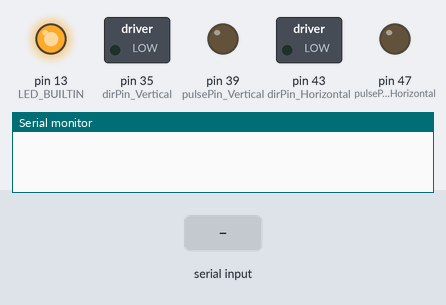
This sketch was run on a simulated Arduino Mega 2560, built with avr-gcc and run on an emulated ATmega2560. On the bench: switched loads named in the sketch (green lamp = pin HIGH), output pins drawn as LEDs (lit = HIGH), the last lines printed to the serial monitor. Inputs (shaded band) come from the test bench.

Above: at 1.2 s.
1.3 s: "stop 150\n" received over Serial
At 1.7 s:
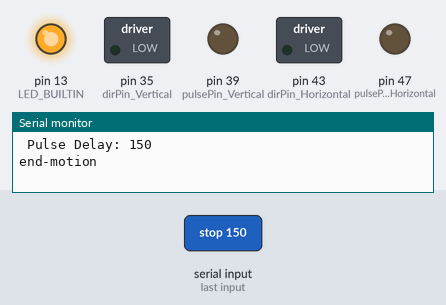
2.9 s: "L 1\n" received over Serial
At 3.3 s:
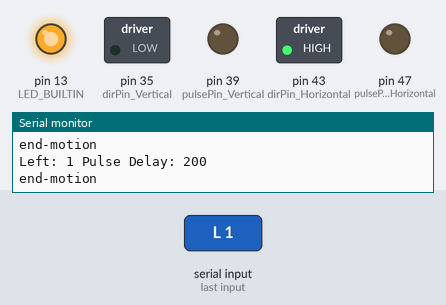
4.4 s: "U\n" received over Serial
At 5.6 s:
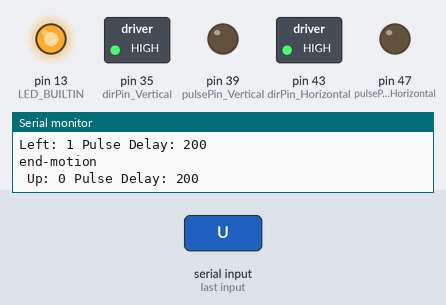
5.9 s: "R 1\n" received over Serial
At 6.8 s:
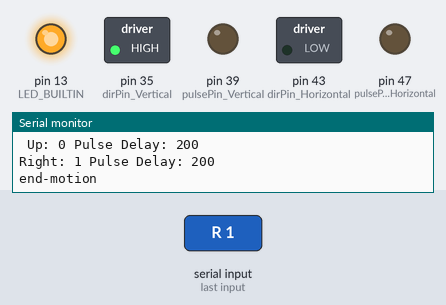
7.4 s: "R 150\n" received over Serial
At 8.7 s:
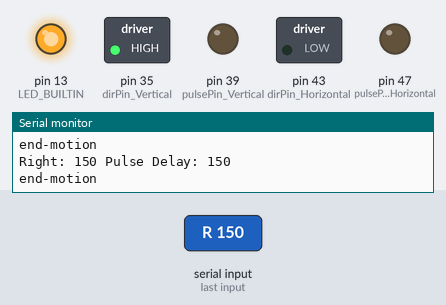
9.0 s: "L 150\n" received over Serial
At 10.0 s:
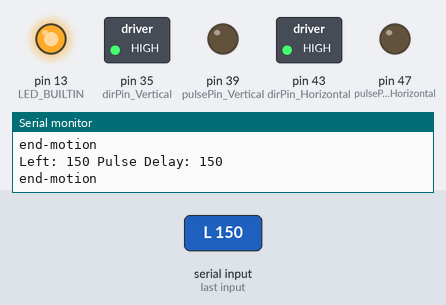
Timing chart, 0 to 11.6 s (numbered marks = the images above; inputs shaded):
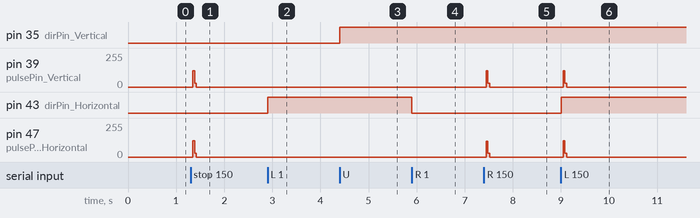

The sketch:

dual_motor_control_serial_connec.ino
```cpp
// By:  Anjali Punnoose
//      LunaLink Systems
//      Fall 2024
// Program for Serial Communication with RPi to Control Motor in both horizontal and vertical directions

// SW5 -> ON
// right (CW)(down) dir = LOW
// left (CCW)(up) dir = HIGH


int pulsePin_Vertical = 39; // Pulse pin
int dirPin_Vertical = 35;   // Direction pin
int pulsePin_Horizontal = 47; // Pulse pin for Horizontal movement motor
int dirPin_Horizontal = 43;   // Direction pin for Horizontal movement motor
bool is_moving = false;

int pulse_delay = 15;
int steps_Vert = 0;
int steps_Horiz = 0;
int step_Count = 0;

String split_word[5];
String received_data;
//String move_cmd[3] = {"R 3000 U 3000 100", "R 3000 D 3000 100", "L 3000 D 3000 100"};
int ind = 0;

void setup() {
  Serial.begin(38400);  // Start serial communication at 9600 baud
  pinMode(pulsePin_Vertical, OUTPUT);
  pinMode(dirPin_Vertical, OUTPUT);
  pinMode(pulsePin_Horizontal, OUTPUT);
  pinMode(dirPin_Horizontal, OUTPUT);
  pinMode(LED_BUILTIN, OUTPUT);
  digitalWrite(LED_BUILTIN, 1);

//  received_data = "R 2000 D 5000 200"; // for testing
}

void loop() {

  if (Serial.available() > 0) {
  // Get Data sent from RPi to Arduino
    received_data = Serial.readStringUntil('\n');  // Read the incoming string until newline character

    received_data.trim();  // Trim any extra whitespaces or newlines

    if(received_data == "stop")
    {
      steps_Horiz = 0;
      steps_Vert = 0;
      step_Count = 0;
      pulse_delay = 200;
      return;
    }
    else if( received_data != "")
    {
      // Split Received Sentence into Array of Words
      split_Data(received_data);

    // Determine directions desired
      determine_directions();
      received_data = "";
    }


  }

  // Step Motors
  int retVal = stepMotors();

  // Send back data from Arduino to RPi
  if (retVal == 1 && is_moving)
  {
    is_moving = false;
    Serial.println("end-motion");
  }

}


int stepMotors(){
//Function to step motors based on number of steps remaining for horizontal and vertical motors

//  Serial.println(step_Count);
//  Serial.println(steps_Horiz);
//  Serial.println(steps_Vert);
//  Serial.println(is_moving);

  if(steps_Horiz > steps_Vert)
  {
    if(step_Count < steps_Vert)
    {
        digitalWrite(pulsePin_Vertical, HIGH);
        digitalWrite(pulsePin_Horizontal, HIGH);
        delayMicroseconds(pulse_delay); // Adjust this delay for speed
        digitalWrite(pulsePin_Vertical, LOW);
        digitalWrite(pulsePin_Horizontal, LOW);
        delayMicroseconds(pulse_delay);
        is_moving = true;
        step_Count++;
    }
    else if(step_Count < steps_Horiz)
    {
        digitalWrite(pulsePin_Horizontal, HIGH);
        delayMicroseconds(pulse_delay); // Adjust this delay for speed
        digitalWrite(pulsePin_Horizontal, LOW);
        delayMicroseconds(pulse_delay);
        is_moving = true;
        step_Count++;
    }
    else
    {
      return 1;
    }

  }
  else
  {
    if(step_Count < steps_Horiz)
    {
        digitalWrite(pulsePin_Vertical, HIGH);
        digitalWrite(pulsePin_Horizontal, HIGH);
        delayMicroseconds(pulse_delay); // Adjust this delay for speed
        digitalWrite(pulsePin_Vertical, LOW);
        digitalWrite(pulsePin_Horizontal, LOW);
        delayMicroseconds(pulse_delay);
        is_moving = true;
        step_Count++;
   }
    else if(step_Count < steps_Vert)
    {
        digitalWrite(pulsePin_Vertical, HIGH);
        delayMicroseconds(pulse_delay); // Adjust this delay for speed
        digitalWrite(pulsePin_Vertical, LOW);
        delayMicroseconds(pulse_delay);
        is_moving = true;
        step_Count++;
    }
    else
    {
      return 1;
    }
  }

  return 0;
}

void split_Data(String received_word)
{
// Function to split data received from RPi into separate parts

  for(int i =0; i< 5; i++) // split the received line into words
    {
      int space_Pos = received_word.indexOf(" ");
      if(space_Pos != -1)
      {
       split_word[i] = received_word.substring(0,space_Pos);
       received_word = received_word.substring(space_Pos+1);
      }
      else if(received_word.length() > 0)
      {
        split_word[i] = received_word;
      }
      else
      {
        break;
      }
    }
}

void determine_directions()
{
  // Function to process separated data to Determine Directions and steps
    steps_Horiz = split_word[1].toInt(); // Get steps
    if (split_word[0] == "R")
    {
      digitalWrite(dirPin_Horizontal, LOW); // set direction to right
      Serial.print("Right: ");
      Serial.print(steps_Horiz);
    }
    else if (split_word[0] == "L")
    {
      digitalWrite(dirPin_Horizontal, HIGH); // set direction to left
      Serial.print("Left: ");
      Serial.print(steps_Horiz);
    }

    steps_Vert = split_word[3].toInt(); // Get steps
    if (split_word[2] == "D")
    {
      digitalWrite(dirPin_Vertical, LOW); // set direction to down
      Serial.print(" Down: ");
      Serial.print(steps_Vert);
    }
    else if (split_word[2] == "U")
    {
      digitalWrite(dirPin_Vertical, HIGH); // set direction to up
      Serial.print(" Up: ");
      Serial.print(steps_Vert);
    }

    pulse_delay = split_word[4].toInt();
    if(pulse_delay < 15)
    {
      pulse_delay = 200;
    }

    step_Count = 0;
    Serial.print(" Pulse Delay: ");
    Serial.println(pulse_delay);


}
```

Measured:
- after the input at 1.3 s, pin 39 (pulsePin_Vertical), pin 47 (pulsePin_Horizontal): 0/255 → 121/255 at once, → 28/255 0.04 s later, → 0/255 0.04 s later
- after the input at 2.9 s, pin 43 (dirPin_Horizontal): LOW → HIGH at once
- after the input at 4.4 s, pin 35 (dirPin_Vertical): LOW → HIGH at once
- after the input at 5.9 s, pin 43 (dirPin_Horizontal): HIGH → LOW at once
- after the input at 7.4 s, pin 39 (pulsePin_Vertical): 0/255 → 121/255 at once, → 28/255 0.04 s later, → 0/255 0.04 s later; pin 47 (pulsePin_Horizontal): 0/255 → 120/255 at once, → 28/255 0.04 s later, → 0/255 0.04 s later
- after the input at 9.0 s, pin 39 (pulsePin_Vertical), pin 47 (pulsePin_Horizontal): 0/255 → 121/255 at once, → 28/255 0.04 s later, → 0/255 0.04 s later; pin 43 (dirPin_Horizontal): LOW → HIGH at once
